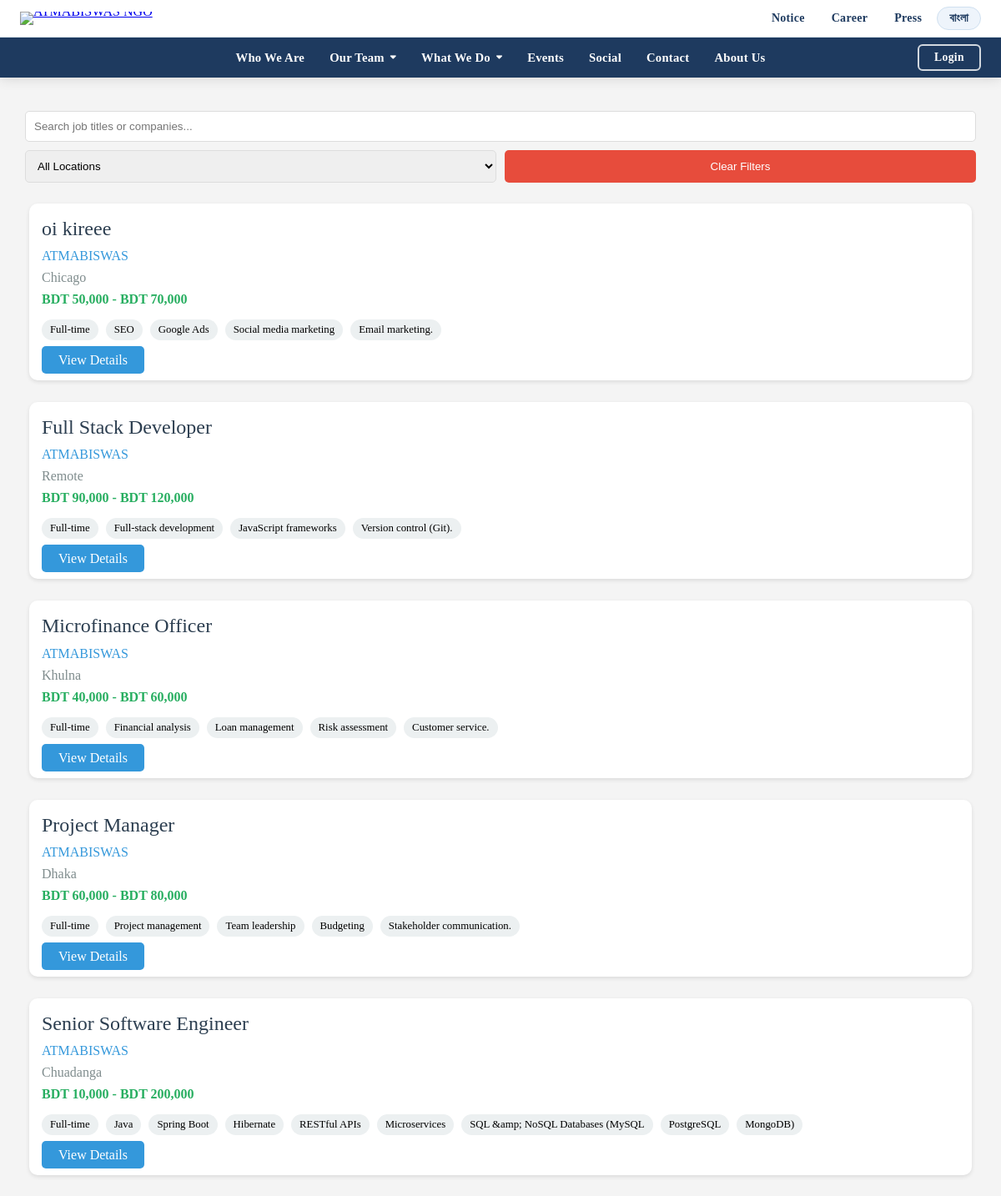
Page /backend/career/searchJobs.php on the committed database.
### tables this page shows
CREATE TABLE `jobs` (
  `job_id` int NOT NULL AUTO_INCREMENT,
  `job_title` varchar(100) NOT NULL,
  `job_description` text NOT NULL,
  `job_skillset` text NOT NULL,
  `job_experience` varchar(20) NOT NULL,
  `job_benefits` text NOT NULL,
  `job_location` varchar(100) NOT NULL,
  `salary_range` varchar(50) NOT NULL,
  `job_type` varchar(20) NOT NULL,
  `job_req` varchar(255) DEFAULT 'No job requirements specified',
  `PostDate` date NOT NULL DEFAULT (curdate()),
  `deadline` date DEFAULT NULL,
  `job_dept` varchar(255) DEFAULT 'Manager',
  `job_code` varchar(255) DEFAULT NULL,
  PRIMARY KEY (`job_id`)
);

### backend/career/searchJobs.php (the view, shortened to what this page needs)
<?php
$database = new Db();
$connection = $database->connect();
$searchItem = trim($_GET['searchItem']);
$search = '%' . str_replace(['%', '_'], ['/%', '/_'], $searchItem) . '%';
$sql = "SELECT * FROM jobs WHERE job_title LIKE :search";
$stmt = $connection->prepare($sql);
$stmt->bindParam(":search", $search, PDO::PARAM_STR);
$stmt->execute();
$res = $stmt->fetchAll(PDO::FETCH_ASSOC);
?>
<!DOCTYPE html>
<html lang="en">
<head>
    <link rel="stylesheet" href="css/avjobs.css">
</head>
<body>
    <?php include '../../Navbar.php'; ?>
    <div class="container">
        <div class="search-section">
            <input type="text" id="searchInput" placeholder="Search job titles or companies...">
            <select id="locationFilter">
                <option value="">All Locations</option>
            </select>
            <button class="clear-filters" onclick="clearFilters()">Clear Filters</button>
        </div>
        <?php
        foreach ($res as $r) {
            echo "<div class='jobs-container' id='jobsContainer'>";
            echo "    <div class='job-card'>";
            echo "<a href='jobdes.php?id=" . htmlspecialchars($r['job_id']) . "&deptCode=" . htmlspecialchars($r['job_code']) . "' class='job-title'>" . htmlspecialchars($r['job_title']) . "</a>";
            echo "        <p class='company'>" . "ATMABISWAS" . "</p>";
            echo "        <p class='location'>" . htmlspecialchars($r['job_location'], ENT_QUOTES | ENT_SUBSTITUTE, 'UTF-8') . "</p>";
            echo "        <p class='salary'>" . htmlspecialchars($r['salary_range'], ENT_QUOTES | ENT_SUBSTITUTE, 'UTF-8') . "</p>";
            echo "        <div class='tags'>";
            echo "            <span class='tag'>Full-time</span>";
            $skills = explode(",", $r['job_skillset']);
            foreach ($skills as $skill) {
                echo " <span class='tag'>" . htmlspecialchars($skill, ENT_QUOTES | ENT_SUBSTITUTE, 'UTF-8') . "</span>";
            }
            echo "        </div>";
            echo '<a class="apply-btn-a" href="jobdes.php?id=' . htmlspecialchars($r['job_id']) . '&deptCode=' . htmlspecialchars($r['job_code']) . '">
        View Details
      </a>';
            echo "    </div>";
            echo "</div>";
        }
        ?>
    </div>
</body>
</html>

### backend/career/css/avjobs.css (style rules this page uses)
* { margin: 0; padding: 0; box-sizing: border-box; }
body { background-color: #f4f4f4; }
@media (min-width: 768px) { .job-title { font-size: 1.75rem; } }
.container { max-width: 1200px; margin: 0 auto; padding: 20px; }
.search-section { margin: 20px 0; display: flex; gap: 10px; flex-wrap: wrap; padding: 0 10px; }
#searchInput { flex: 1 1 100%; padding: 10px; border: 1px solid #ddd; border-radius: 5px; min-width: 0; }
#locationFilter { padding: 10px; border: 1px solid #ddd; border-radius: 5px; min-width: 150px; flex: 1 1 45%; }
.clear-filters { padding: 10px 20px; background-color: #e74c3c; color: white; border: none; border-radius: 5px; cursor: pointer; flex: 1 1 45%; }
.jobs-container { display: grid; grid-template-columns: repeat(auto-fit, minmax(280px, 1fr)); margin-top: 1rem; gap: 20px; padding: 0 10px; }
.job-card { background-color: white; padding: 15px; border-radius: 10px; box-shadow: 0 2px 5px rgba(0, 0, 0, 0.1); margin: 5px; word-break: break-word; }
.job-title { font-size: 1.5rem; text-decoration: none; color: #2c3e50; margin-bottom: 8px; display: block; line-height: 1.3; }
.company { color: #3498db; margin-bottom: 8px; }
.location { color: #7f8c8d; margin-bottom: 8px; }
.salary { color: #27ae60; margin-bottom: 15px; font-weight: bold; }
.tags { margin-bottom: 15px; }
.tag { cursor: pointer; display: inline-block; background-color: #ecf0f1; padding: 5px 10px; border-radius: 15px; margin-right: 5px; font-size: 0.8em; transition: ease-in-out 0.3s all; }
.apply-btn-a { text-decoration: none; background-color: #3498db; color: white; padding: 8px 20px; border: none; border-radius: 5px; cursor: pointer; }
.apply-btn-a { background-color: #3498db; color: white; border: none; cursor: pointer; }

### rows in the picture
jobs: job_title "oi kireee", job_location "Chicago", salary_range "BDT 50,000 - BDT 70,000", job_skillset "SEO", job_skillset "Google Ads", job_skillset "Social media marketing", job_skillset "Email marketing."
jobs: job_title "Full Stack Developer", job_location "Remote", salary_range "BDT 90,000 - BDT 120,000", job_skillset "Full-stack development", job_skillset "JavaScript frameworks", job_skillset "Version control (Git)."
jobs: job_title "Microfinance Officer", job_location "Khulna", salary_range "BDT 40,000 - BDT 60,000", job_skillset "Financial analysis", job_skillset "Loan management", job_skillset "Risk assessment", job_skillset "Customer service."
jobs: job_title "Project Manager", job_location "Dhaka", salary_range "BDT 60,000 - BDT 80,000", job_skillset "Project management", job_skillset "Team leadership", job_skillset "Budgeting", job_skillset "Stakeholder communication."
jobs: job_title "Senior Software Engineer", job_location "Chuadanga", salary_range "BDT 10,000 - BDT 200,000", job_skillset "Java", job_skillset "Spring Boot", job_skillset "Hibernate", job_skillset "RESTful APIs", job_skillset "Microservices", job_skillset "SQL &amp; NoSQL Databases (MySQL", job_skillset "PostgreSQL", job_skillset "MongoDB)"
